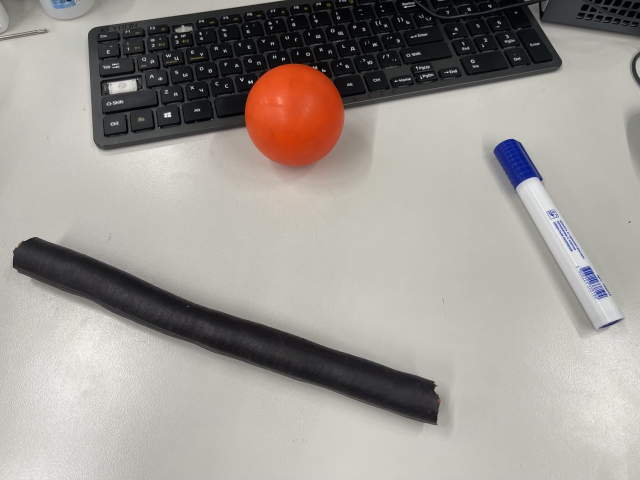
#> input picture dist/img.jpg, 1280 x 960 px, given in place of apples.mp4, which was not available (shown at 1/2 size)
$ python test_opencv_hsv.py
#> lines starting #> are read from the running program, lines starting #| are printed output that depends on the picture; after the words box and inside, x2 and y2 are one past the last pixel; in counts of white or black regions, pixels touching at a corner belong together; pictures that were not available may be replaced by others from this repository, and a replacement may not be noted
import cv2
import numpy as np
import json
import os
import sys

# Папка с exe (или со скриптом при запуске из IDE)
def get_base_dir():
    if getattr(sys, "frozen", False):
        return os.path.dirname(sys.executable)
    return os.path.dirname(os.path.abspath(__file__))

BASE_DIR = get_base_dir()

PATH_HSV_JSON = os.path.join(BASE_DIR, "hsv_filter.json")
PATH_CONF_JSON = os.path.join(BASE_DIR, "conf.json")
# capture = cv2.VideoCapture(1) # capture - захват

# Дефолтное цветовое пространство
# Red Green Blue
# Пиксель - список из 3 чисел GBR [0, 255, 120]
# Чб пиксель - число от 0 до 255 (интенсивность)
# HSV - Hue Saturation Value, Цвет (тон) Насыщенность Яркость

def nothing(x):
    pass

cv2.namedWindow("HSV_Trackbar")

hsv_filter_dict = {
    "low":[0, 0, 0],
    "high":[255, 255, 255],
}

try:
    with open(PATH_HSV_JSON, "r") as f:
#> (reads hsv_filter.json from the repository)
        hsv_filter_dict = json.loads(f.read())
        print("hsv_filter_dict", hsv_filter_dict)
except Exception as e:
    print(e)

conf_dict = {
    "resize_coef": 0.5,
    "file_name": "img.jpg",
    "file_type": "img",       # video
    "time_sleep": 200
    }

try:
    with open(PATH_CONF_JSON, "r") as f:
#> (reads conf.json from the repository)
        conf_dict = json.loads(f.read())
        print("conf_dict", conf_dict)
except Exception as e:
    print(e)

PATH_IMG = os.path.join(BASE_DIR, conf_dict["file_name"])


cv2.createTrackbar("hue_low","HSV_Trackbar", hsv_filter_dict['low'][0], 255, nothing) # Цвет нижний диапазон h - hue, l - low
cv2.createTrackbar("hue_high","HSV_Trackbar", hsv_filter_dict['high'][0], 255, nothing)
cv2.createTrackbar("saturation_low","HSV_Trackbar", hsv_filter_dict['low'][1], 255, nothing)
cv2.createTrackbar("saturation_high","HSV_Trackbar", hsv_filter_dict['high'][1], 255, nothing)
cv2.createTrackbar("value_low","HSV_Trackbar", hsv_filter_dict['low'][2], 255, nothing)
cv2.createTrackbar("value_high","HSV_Trackbar", hsv_filter_dict['high'][2], 255, nothing)
cv2.createTrackbar("area_min","HSV_Trackbar", hsv_filter_dict['area'][0], 1000, nothing)
cv2.createTrackbar("area_max","HSV_Trackbar", hsv_filter_dict['area'][1], 100000, nothing)


if conf_dict["file_type"] == "video":
    cap = cv2.VideoCapture(conf_dict["file_name"])  # cap - сокр от capture (захват) захват видео
    width = int(cap.get(3))
    height = int(cap.get(4))
    new_width = int(width * conf_dict["resize_coef"])
    new_height = int(height * conf_dict["resize_coef"])
    fps = cap.get(cv2.CAP_PROP_FPS) // 3 # Или cap.get(cv2.CAP_PROP_FPS)
    fourcc = cv2.VideoWriter_fourcc(*'MJPG')  # Лучше MJPG для AVI, без ошибок
    out = cv2.VideoWriter('output.avi', fourcc, fps, (new_width, new_height))


'''img_black = []
zero_list_100 = [0 for i in range(100)]
for i in range(100):
    img_black.append(zero_list_100)

img_black = np.array(img_black, dtype=np.uint8)
print(img_black)'''
while True:
    hue_low = cv2.getTrackbarPos("hue_low", "HSV_Trackbar")
    hue_high = cv2.getTrackbarPos("hue_high", "HSV_Trackbar")
    saturation_low = cv2.getTrackbarPos("saturation_low", "HSV_Trackbar")
    saturation_high = cv2.getTrackbarPos("saturation_high", "HSV_Trackbar")
    value_low = cv2.getTrackbarPos("value_low", "HSV_Trackbar")
    value_high = cv2.getTrackbarPos("value_high", "HSV_Trackbar")
    area_min = cv2.getTrackbarPos("area_min", "HSV_Trackbar")
    area_max = cv2.getTrackbarPos("area_max", "HSV_Trackbar")

    if conf_dict["file_type"] == "img":
        img = cv2.imread(PATH_IMG)  # ret(bool) есть кадр или нет, img - изображение
    elif conf_dict["file_type"] == "video":
        ret, img = cap.read()
#> img is the input picture: shape (960, 1280, 3); mean B, G, R 148.7, 154.1, 158.9
        if ret == False:
            print("Error")
            break

    img = cv2.resize(img, None, fx=conf_dict["resize_coef"], fy=conf_dict["resize_coef"])
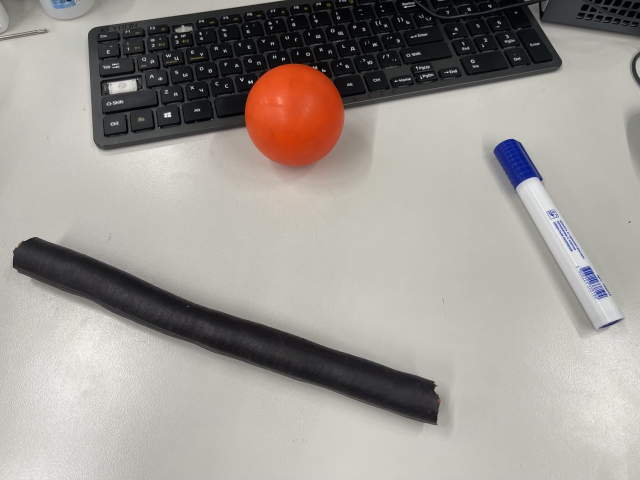
#> img: shape (480, 640, 3); mean B, G, R 148.8, 154.2, 159.1


    key = cv2.waitKey(conf_dict["time_sleep"]) # Ждать 1 мс нажатия клавиши
#> (key Esc is pressed here)


    img_hsv = cv2.cvtColor(img, cv2.COLOR_BGR2HSV)
#> img_hsv: shape (480, 640, 3); mean H, S, V 41.9, 23.4, 160.3
    lower_int = [hue_low, saturation_low, value_low]
    higher_int = [hue_high, saturation_high, value_high]

    lower = np.array(lower_int, dtype=np.uint8)
    higher = np.array(higher_int, dtype=np.uint8)


    mask = cv2.inRange(img_hsv, lower, higher)  # Маска по HSV
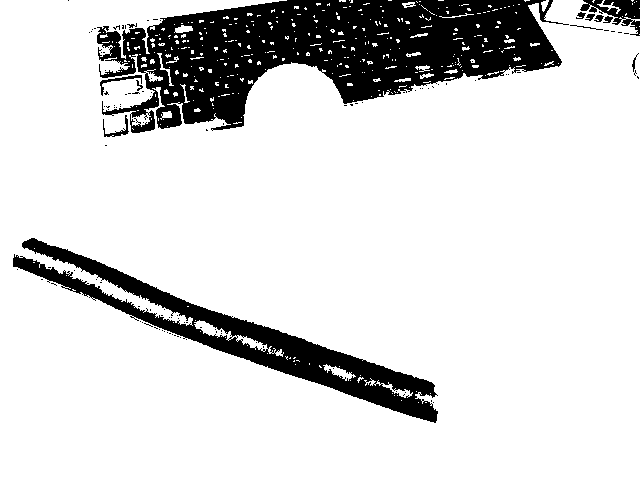
#> mask: shape (480, 640); 84.2% white; 123 black regions (110 under 20 px), largest, box (x1, y1, x2, y2) and area: (97, 0, 569, 133) 33922, (13, 238, 438, 423) 12993, (580, 0, 640, 36) 915

    n, labels, stats, centroids = cv2.connectedComponentsWithStats(mask, connectivity=8)
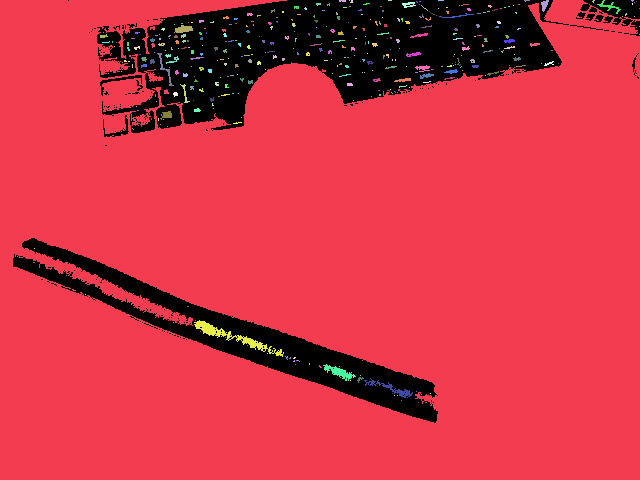
#> labels: shape (480, 640) int32; 379 distinct labels, from 0 to 378; one colour per label, 0 black
#> n = 379; stats = 379 rows, first 6: [13, 0, 627, 423, 48650], [0, 0, 640, 480, 254641], [339, 0, 7, 2, 13], [349, 0, 1, 1, 1], [350, 0, 3, 3, 7], [388, 0, 4, 1, 4]; centroids = 379 pairs, first value 33.5 to 639, second value 0 to 402

    # 0 — фон, компоненты начинаются с 1
    for i in range(1, n):
        x = stats[i, cv2.CC_STAT_LEFT]
        y = stats[i, cv2.CC_STAT_TOP]
        w = stats[i, cv2.CC_STAT_WIDTH]
        h = stats[i, cv2.CC_STAT_HEIGHT]
        area = stats[i, cv2.CC_STAT_AREA]
        cx, cy = centroids[i]
        if area >= area_min:
            cv2.rectangle(img, (x, y), (x + w, y + h), [0, 255, 0], 2)
            cv2.putText(img, f"{int(area), int((w + h) / 2)}", (x, y), cv2.FONT_HERSHEY_SIMPLEX, 0.8, (255, 255, 255), 2, cv2.LINE_AA)
#> this loop made 378 passes
#> (x, y, w, h, area, cx, cy) on passes 1, 10, 12: (0, 0, 640, 480, 254641, 321.8, 262.8), (541, 0, 8, 12, 55, 544.1, 4.58), (597, 0, 24, 14, 80, 608.9, 6.16)
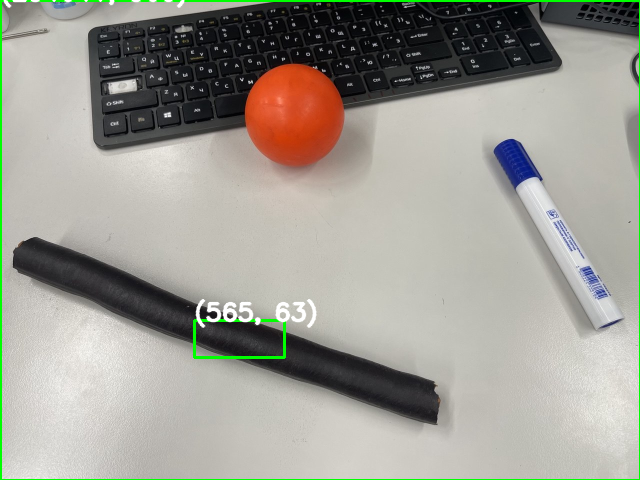
#> img: shape (480, 640, 3); 1.85% of pixels changed, all inside (x1, y1, x2, y2) = (0, 0, 640, 480)


    cv2.imshow("camera", img)
    cv2.imshow("Mask", mask)
    if conf_dict["file_type"] == "video":
        out.write(img)

    # cv2.imshow("HSV", img_hsv)

    # cv2.imshow("black", img_black)

    if key == ord("s"):
        with open(PATH_HSV_JSON, "w") as f:
            hsv_filter_dict["low"] = lower_int
            hsv_filter_dict["high"] = higher_int
            hsv_filter_dict["area"] = [area_min, area_max]

            hsv_filter_json = json.dumps(hsv_filter_dict)
            f.write(hsv_filter_json)
            print("HSV фильтр сохранён")
    if key == 27 or key == ord(" "):
        break


if conf_dict["file_type"] == "video":
    cap.release()
    out.release()
cv2.destroyAllWindows()
